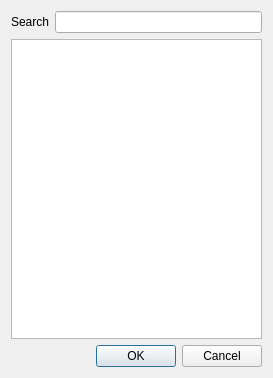
<?xml version="1.0" encoding="UTF-8"?>
<ui version="4.0">
 <class>AddObjectDialog</class>
 <widget class="QDialog" name="AddObjectDialog">
  <property name="geometry">
   <rect>
    <x>0</x>
    <y>0</y>
    <width>273</width>
    <height>378</height>
   </rect>
  </property>
  <property name="windowTitle">
   <string>Add Object</string>
  </property>
  <layout class="QGridLayout" name="gridLayout">
   <item row="0" column="0">
    <widget class="QLabel" name="label">
     <property name="text">
      <string>Search</string>
     </property>
    </widget>
   </item>
   <item row="0" column="1">
    <widget class="QLineEdit" name="txtSearch"/>
   </item>
   <item row="1" column="0" colspan="2">
    <widget class="QListWidget" name="lstObjects">
     <property name="selectionMode">
      <enum>QAbstractItemView::ExtendedSelection</enum>
     </property>
    </widget>
   </item>
   <item row="2" column="0" colspan="2">
    <widget class="QDialogButtonBox" name="buttonBox">
     <property name="orientation">
      <enum>Qt::Horizontal</enum>
     </property>
     <property name="standardButtons">
      <set>QDialogButtonBox::Cancel|QDialogButtonBox::Ok</set>
     </property>
    </widget>
   </item>
  </layout>
 </widget>
 <resources/>
 <connections>
  <connection>
   <sender>buttonBox</sender>
   <signal>accepted()</signal>
   <receiver>AddObjectDialog</receiver>
   <slot>accept()</slot>
   <hints>
    <hint type="sourcelabel">
     <x>248</x>
     <y>254</y>
    </hint>
    <hint type="destinationlabel">
     <x>157</x>
     <y>274</y>
    </hint>
   </hints>
  </connection>
  <connection>
   <sender>buttonBox</sender>
   <signal>rejected()</signal>
   <receiver>AddObjectDialog</receiver>
   <slot>reject()</slot>
   <hints>
    <hint type="sourcelabel">
     <x>316</x>
     <y>260</y>
    </hint>
    <hint type="destinationlabel">
     <x>286</x>
     <y>274</y>
    </hint>
   </hints>
  </connection>
 </connections>
</ui>
